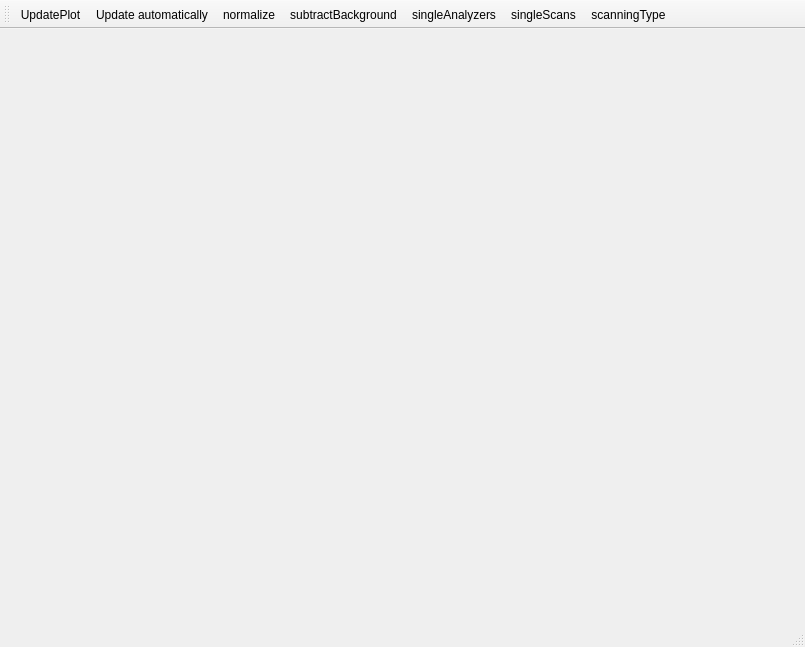
<?xml version="1.0" encoding="UTF-8"?>
<ui version="4.0">
 <class>MainWindow</class>
 <widget class="QMainWindow" name="MainWindow">
  <property name="geometry">
   <rect>
    <x>0</x>
    <y>0</y>
    <width>805</width>
    <height>647</height>
   </rect>
  </property>
  <property name="windowTitle">
   <string>Plot</string>
  </property>
  <widget class="QWidget" name="centralwidget">
   <layout class="QVBoxLayout" name="verticalLayout">
    <property name="leftMargin">
     <number>0</number>
    </property>
    <property name="topMargin">
     <number>0</number>
    </property>
    <property name="rightMargin">
     <number>0</number>
    </property>
    <property name="bottomMargin">
     <number>0</number>
    </property>
    <item>
     <widget class="QWidget" name="widget" native="true"/>
    </item>
   </layout>
  </widget>
  <widget class="QMenuBar" name="menubar">
   <property name="geometry">
    <rect>
     <x>0</x>
     <y>0</y>
     <width>805</width>
     <height>21</height>
    </rect>
   </property>
  </widget>
  <widget class="QStatusBar" name="statusbar"/>
  <widget class="QToolBar" name="toolBar">
   <property name="windowTitle">
    <string>toolBar</string>
   </property>
   <attribute name="toolBarArea">
    <enum>TopToolBarArea</enum>
   </attribute>
   <attribute name="toolBarBreak">
    <bool>false</bool>
   </attribute>
   <addaction name="actionUpdatePlot"/>
   <addaction name="actionUpdate_automatically"/>
   <addaction name="actionNormalize"/>
   <addaction name="actionSubtractBackground"/>
   <addaction name="actionSingleAnalyzers"/>
   <addaction name="actionSingleScans"/>
   <addaction name="actionScanningType"/>
  </widget>
  <action name="actionUpdatePlot">
   <property name="icon">
    <iconset>
     <normaloff>../icons/update.png</normaloff>../icons/update.png</iconset>
   </property>
   <property name="text">
    <string>UpdatePlot</string>
   </property>
  </action>
  <action name="actionUpdate_automatically">
   <property name="checkable">
    <bool>true</bool>
   </property>
   <property name="icon">
    <iconset>
     <normaloff>../icons/auto-update.png</normaloff>../icons/auto-update.png</iconset>
   </property>
   <property name="text">
    <string>Update automatically</string>
   </property>
  </action>
  <action name="actionNormalize">
   <property name="checkable">
    <bool>true</bool>
   </property>
   <property name="icon">
    <iconset>
     <normaloff>../icons/normalize.png</normaloff>../icons/normalize.png</iconset>
   </property>
   <property name="text">
    <string>normalize</string>
   </property>
   <property name="toolTip">
    <string>Normalize the area under each curve to 1000</string>
   </property>
   <property name="shortcut">
    <string>N</string>
   </property>
  </action>
  <action name="actionSubtractBackground">
   <property name="checkable">
    <bool>true</bool>
   </property>
   <property name="icon">
    <iconset>
     <normaloff>../icons/subtract_background_model.png</normaloff>../icons/subtract_background_model.png</iconset>
   </property>
   <property name="text">
    <string>subtractBackground</string>
   </property>
   <property name="toolTip">
    <string>Subtract background models</string>
   </property>
   <property name="shortcut">
    <string>B</string>
   </property>
  </action>
  <action name="actionSingleAnalyzers">
   <property name="checkable">
    <bool>true</bool>
   </property>
   <property name="icon">
    <iconset>
     <normaloff>../icons/single_analyzers.png</normaloff>../icons/single_analyzers.png</iconset>
   </property>
   <property name="text">
    <string>singleAnalyzers</string>
   </property>
   <property name="toolTip">
    <string>Enable to plot seperate curves for analyzer signals</string>
   </property>
   <property name="shortcut">
    <string>Shift+A</string>
   </property>
  </action>
  <action name="actionSingleScans">
   <property name="checkable">
    <bool>true</bool>
   </property>
   <property name="icon">
    <iconset>
     <normaloff>../icons/single_scans.png</normaloff>../icons/single_scans.png</iconset>
   </property>
   <property name="text">
    <string>singleScans</string>
   </property>
   <property name="toolTip">
    <string>Enable to plot seperate curves for individual scans</string>
   </property>
   <property name="shortcut">
    <string>Shift+S</string>
   </property>
  </action>
  <action name="actionSingleImage">
   <property name="checkable">
    <bool>true</bool>
   </property>
   <property name="icon">
    <iconset>
     <normaloff>../icons/single_image.png</normaloff>../icons/single_image.png</iconset>
   </property>
   <property name="text">
    <string>singleImage</string>
   </property>
   <property name="toolTip">
    <string>&lt;html&gt;&lt;head/&gt;&lt;body&gt;&lt;p&gt;Check to display only the corresponding single image spectrum for the energy selected in the monitor window&lt;/p&gt;&lt;/body&gt;&lt;/html&gt;</string>
   </property>
  </action>
  <action name="actionScanningType">
   <property name="checkable">
    <bool>true</bool>
   </property>
   <property name="icon">
    <iconset>
     <normaloff>../icons/scanning_type.png</normaloff>../icons/scanning_type.png</iconset>
   </property>
   <property name="text">
    <string>scanningType</string>
   </property>
   <property name="toolTip">
    <string>Plot scanning type spectra (HERFD)</string>
   </property>
  </action>
 </widget>
 <resources/>
 <connections/>
</ui>
